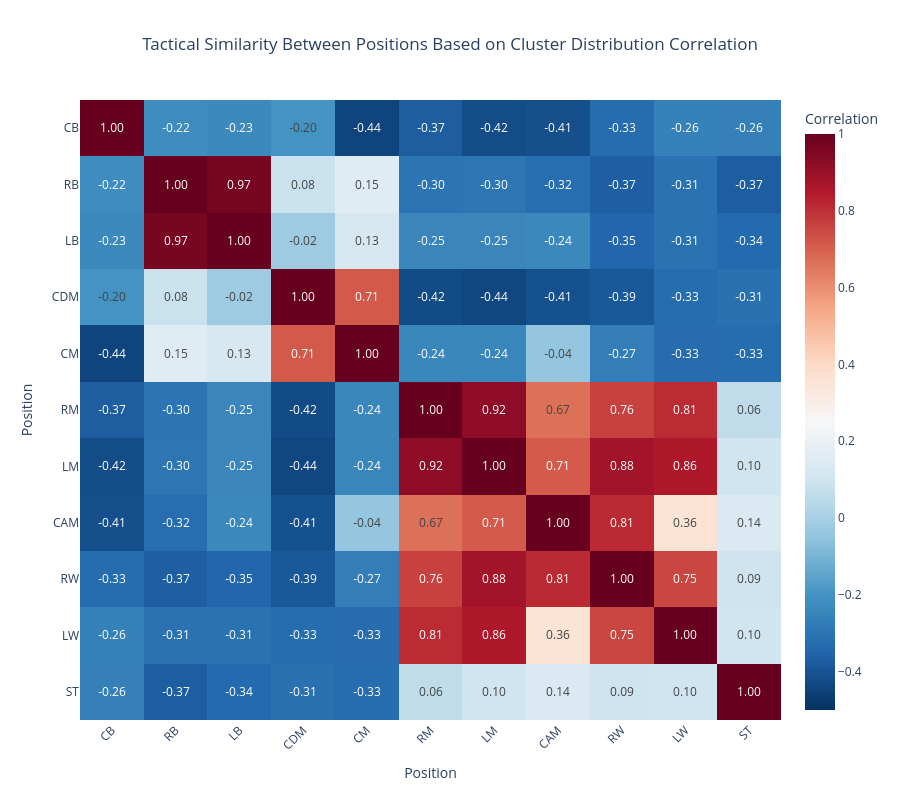

Here is the notebook cell this chart was saved with:
### Code cell
# Correlation matrix of position distributions across clusters

pivot_pos = pd.crosstab(df_clusters['cluster'], df_clusters['pos'])
pivot_norm = pivot_pos.div(pivot_pos.sum(axis=1), axis=0)
pos_corr = pivot_norm.corr()

# Sort the correlation matrix by the specified position order
position_order = ['CB', 'RB', 'LB', 'CDM', 'CM', 'RM', 'LM', 'CAM', 'RW', 'LW', 'ST']
position_order = [pos for pos in position_order if pos in pos_corr.columns]
pos_corr = pos_corr.loc[position_order, position_order]

# Visualize the correlation matrix using Plotly
fig = px.imshow(
    pos_corr,
    labels=dict(x="Position", y="Position", color="Correlation"),
    x=pos_corr.columns,
    y=pos_corr.columns,
    color_continuous_scale='RdBu_r',
    zmin=-0.5,
    zmax=1,
    text_auto='.2f',
    aspect='auto',
    title="Tactical Similarity Between Positions Based on Cluster Distribution Correlation"
)

fig.update_layout(
    title_x=0.5,
    width=900,
    height=800,
    xaxis_tickangle=-45
)

fig.show()

### Figure 1 — Plotly figure (JSON) as saved in the notebook; plotly's stock layout.template omitted (floating-point values rounded to 4 significant figures)
{"data": [{"coloraxis": "coloraxis", "hovertemplate": "Position: %{x}<br>Position: %{y}<br>Correlation: %{z}<extra></extra>", "name": "0", "texttemplate": "%{z:.2f}", "type": "heatmap", "x": ["CB", "RB", "LB", "CDM", "CM", "RM", "LM", "CAM", "RW", "LW", "ST"], "xaxis": "x", "y": ["CB", "RB", "LB", "CDM", "CM", "RM", "LM", "CAM", "RW", "LW", "ST"], "yaxis": "y", "z": [[1.0, -0.2185, -0.2328, -0.1991, -0.4431, -0.3738, -0.4226, -0.4136, -0.3269, -0.2603, -0.2633], [-0.2185, 1.0, 0.9662, 0.08373, 0.1547, -0.2998, -0.2952, -0.3236, -0.37, -0.3097, -0.3709], [-0.2328, 0.9662, 1.0, -0.01978, 0.1286, -0.2462, -0.2451, -0.2362, -0.3451, -0.3082, -0.3364], [-0.1991, 0.08373, -0.01978, 1.0, 0.7117, -0.4242, -0.4356, -0.4084, -0.3873, -0.326, -0.3123], [-0.4431, 0.1547, 0.1286, 0.7117, 1.0, -0.2406, -0.2435, -0.04428, -0.2701, -0.3292, -0.3258], [-0.3738, -0.2998, -0.2462, -0.4242, -0.2406, 1.0, 0.9228, 0.6653, 0.7616, 0.8107, 0.05989], [-0.4226, -0.2952, -0.2451, -0.4356, -0.2435, 0.9228, 1.0, 0.7095, 0.8799, 0.8552, 0.1013], [-0.4136, -0.3236, -0.2362, -0.4084, -0.04428, 0.6653, 0.7095, 1.0, 0.8122, 0.3575, 0.1361], [-0.3269, -0.37, -0.3451, -0.3873, -0.2701, 0.7616, 0.8799, 0.8122, 1.0, 0.7534, 0.09415], [-0.2603, -0.3097, -0.3082, -0.326, -0.3292, 0.8107, 0.8552, 0.3575, 0.7534, 1.0, 0.09916], [-0.2633, -0.3709, -0.3364, -0.3123, -0.3258, 0.05989, 0.1013, 0.1361, 0.09415, 0.09916, 1.0]]}], "layout": {"coloraxis": {"cmax": 1, "cmin": -0.5, "colorbar": {"title": {"text": "Correlation"}}, "colorscale": [[0, "rgb(5,48,97)"], [0.1, "rgb(33,102,172)"], [0.2, "rgb(67,147,195)"], [0.3, "rgb(146,197,222)"], [0.4, "rgb(209,229,240)"], [0.5, "rgb(247,247,247)"], [0.6, "rgb(253,219,199)"], [0.7, "rgb(244,165,130)"], [0.8, "rgb(214,96,77)"], [0.9, "rgb(178,24,43)"], [1, "rgb(103,0,31)"]]}, "height": 800, "title": {"text": "Tactical Similarity Between Positions Based on Cluster Distribution Correlation", "x": 0.5}, "width": 900, "xaxis": {"anchor": "y", "domain": [0, 1], "tickangle": -45, "title": {"text": "Position"}}, "yaxis": {"anchor": "x", "autorange": "reversed", "domain": [0, 1], "title": {"text": "Position"}}}}
